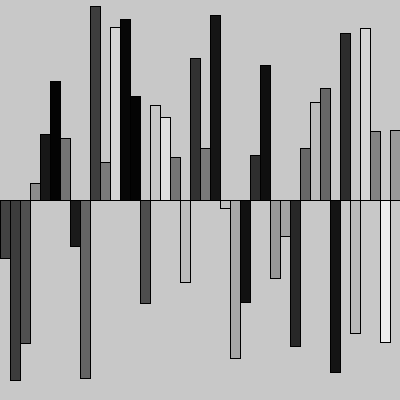
Frame 1 (no input)
Frame 60 (the mouse pressed at the canvas centre just before this capture): identical to frame 1, image omitted
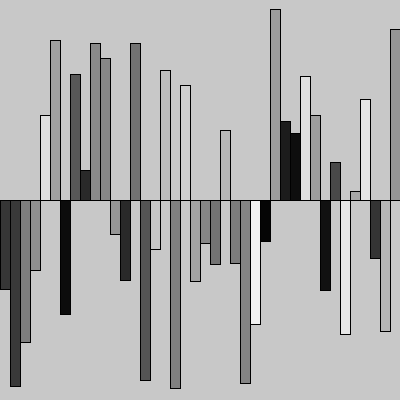
Frame 120 (the mouse held since frame 60 and released just before this capture)

The Processing sketch that drew these frames (run headless with seeded random() and noise(); from frame 60 on, the mouse is pressed at the canvas centre):

// Processing sketch: adv_03B_arrays
// ── adv_03B_arrays.pde
/* Zhang Liqun@SJTU IDM
*/

float h[],gray[];

// declare an integer variable to control 
// the number of elements
int num;
float barW;

void setup() {
  size(400,400);  
  
  num=40;
  barW=width/num;
    
  // construct our arrays
  h=new float[num];
  gray=new float[num];

  // call a custom function to initialize values
  initBoxes();  
}

void draw() {
  background(200);
  
  // draw a sequence of bars using our "h" array
  for(int i=0; i<num; i++) {
    fill(gray[i]);
    rect(i*barW,height/2, barW,h[i]);
  }
  
//  println("frame "+frameCount+" "+frameRate);
}

// declare a custom function called "initBoxes"
void initBoxes() {
  println("initBoxes");
  // fill the array with values using a for loop.
  for(int i=0; i<num; i++) {
    h[i]=random(-height/2,height/2);
    gray[i]=random(255);
  }
}  

// reinitialize when mouse button is pressed
void mousePressed() {
  initBoxes();
}
